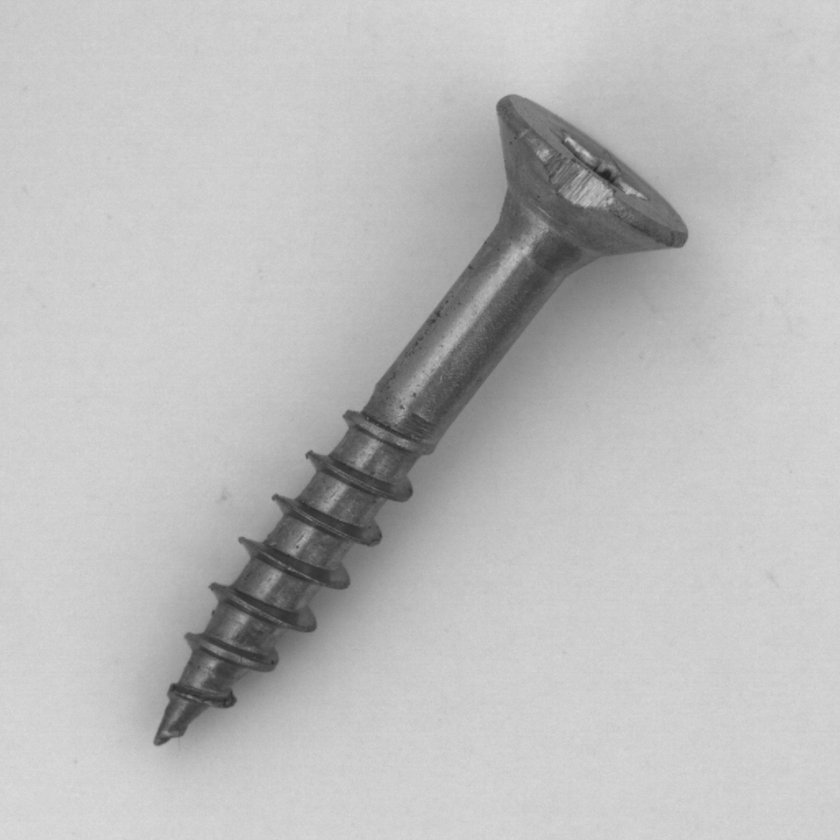
#> input picture 14_screw.png, 840 x 840 px, shrunk from 1024 x 1024 before the run
$ python 14_sift_orb_part_id_alignment..py
#> lines starting #> are read from the running program, lines starting #| are printed output that depends on the picture
# Extract SIFT/ORB Features for Part Identification or Alignment Tasks
import cv2
import numpy as np
import matplotlib.pyplot as plt

image = cv2.imread("14_screw.png", cv2.IMREAD_GRAYSCALE)
#> image is the input picture: shape (840, 840); min 36, max 221, mean 187.7
sift = cv2.SIFT_create()
kp, des = sift.detectAndCompute(image, None)
#> kp = 281 keypoints; strongest (x, y, size): (258, 624, 116.2), (565, 228, 147.4), (160, 740, 8.5), (591, 194, 21)
orb = cv2.ORB_create()
kp_orb, des_orb = orb.detectAndCompute(image, None)
#> kp_orb = 500 keypoints; strongest (x, y, size): (158, 738, 92.6), (157, 742, 77.1), (158, 742, 64.3), (157, 743, 53.6)

sift_img = cv2.drawKeypoints(image, kp, None)
orb_img = cv2.drawKeypoints(image, kp_orb, None)

plt.figure(figsize=(10, 5))
plt.subplot(1, 2, 1), plt.imshow(sift_img), plt.title("SIFT Features")
plt.subplot(1, 2, 2), plt.imshow(orb_img), plt.title("ORB Features")
plt.show()
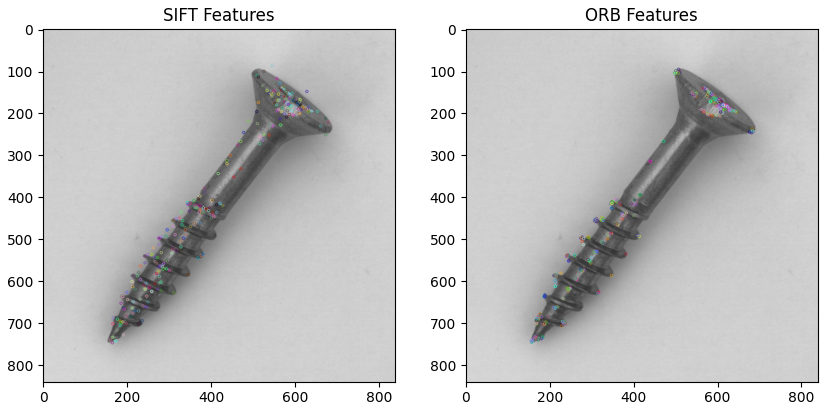
#> figure drawn by matplotlib, 2 panels
